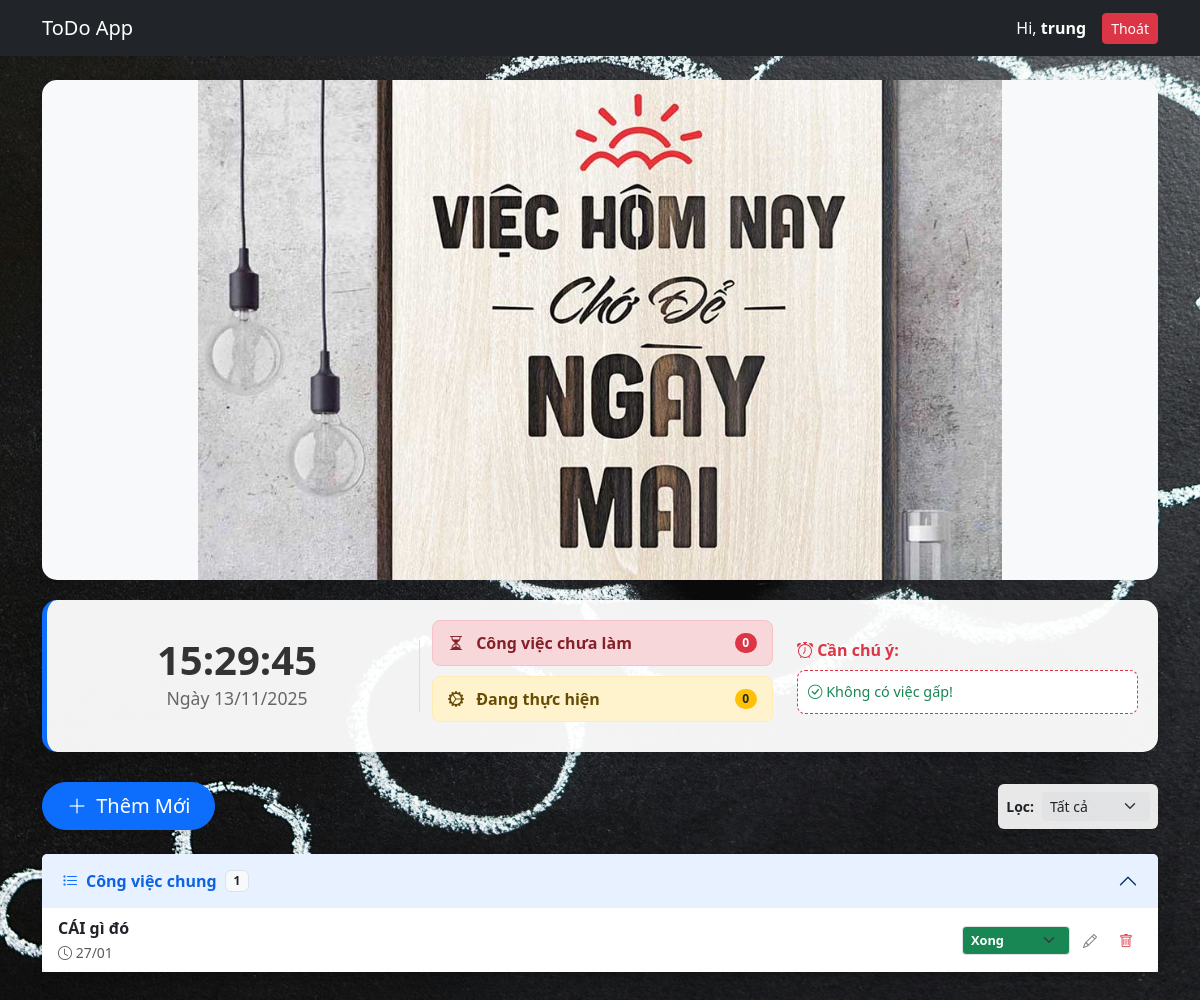
The app's page /menu.php (signed in), older data.
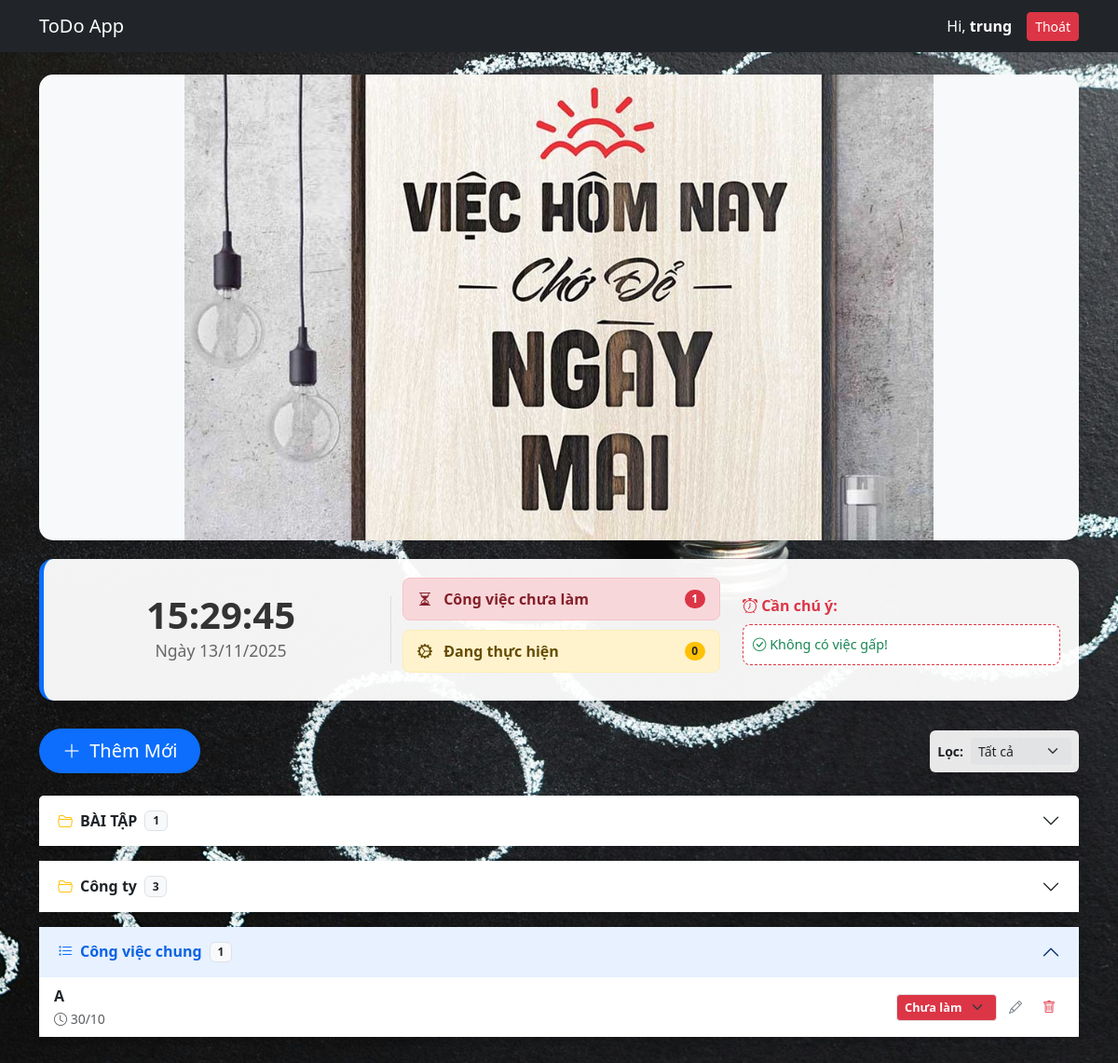
The same page, newer data.
### tables this page shows
CREATE TABLE `tasks` (
  `id` int NOT NULL,
  `user_id` int NOT NULL,
  `title` varchar(255) NOT NULL,
  `description` text,
  `due_date` date DEFAULT NULL,
  `status` enum('pending','in_progress','completed') NOT NULL DEFAULT 'pending',
  `created_at` timestamp NULL DEFAULT CURRENT_TIMESTAMP,
  `group_id` int DEFAULT NULL
);

CREATE TABLE `task_groups` (
  `id` int NOT NULL,
  `user_id` int NOT NULL,
  `name` varchar(100) NOT NULL,
  `created_at` timestamp NULL DEFAULT CURRENT_TIMESTAMP
);

### includes/check.php (called while the page is built, shortened)
<?php
$current_username = $_SESSION['username'];
?>

### menu.php (the view, shortened to what this page needs)
<?php
require_once 'includes/check.php';
require_once 'config/db.php';
$stmt_groups = $pdo->prepare("SELECT * FROM task_groups WHERE user_id = :uid ORDER BY created_at DESC");
$stmt_groups->execute(['uid' => $current_user_id]);
$groups = $stmt_groups->fetchAll();
$sort = $_GET['sort'] ?? 'due_date';
$filter_status = $_GET['filter_status'] ?? 'all';
$sql = "SELECT tasks.*, task_groups.name as group_name
        FROM tasks
        LEFT JOIN task_groups ON tasks.group_id = task_groups.id
        WHERE tasks.user_id = :user_id";
$params = ['user_id' => $current_user_id];
$sql .= " ORDER BY $sort ASC";
$stmt = $pdo->prepare($sql);
$stmt->execute($params);
$all_tasks = $stmt->fetchAll();
$count_pending = 0;
$count_in_progress = 0;
$urgent_tasks = [];
$tasks_by_group = [];
$tasks_uncategorized = [];
foreach ($all_tasks as $task) {
    if ($task['group_id']) {
        $tasks_by_group[$task['group_id']][] = $task;
    } else {
        $tasks_uncategorized[] = $task;
    }
    if ($task['status'] == 'pending') {
        $count_pending++;
    } elseif ($task['status'] == 'in_progress') {
        $count_in_progress++;
    }
}
?>
<!DOCTYPE html>
<html lang="vi">
<head>
    <link href="https://cdn.jsdelivr.net/npm/bootstrap@5.3.3/dist/css/bootstrap.min.css" rel="stylesheet">
    <link rel="stylesheet" href="https://cdn.jsdelivr.net/npm/bootstrap-icons@1.11.3/font/bootstrap-icons.css">
</head>
<body class="bg-light" onload="startTime()">
<nav class="navbar navbar-expand-lg navbar-dark bg-dark shadow-sm sticky-top">
    <div class="container">
        <a class="navbar-brand" href="menu.php">ToDo App</a>
        <div class="d-flex align-items-center">
            <span class="navbar-text me-3 text-white d-none d-sm-block">
                Hi, <strong><?= htmlspecialchars($current_username) ?></strong>
            </span>
            <a class="btn btn-sm btn-danger" href="logout.php">Thoát</a>
        </div>
    </div>
</nav>
<div class="container mt-4">
   <div class="top-banner-image">
        <img src="assets/A1.jpg" alt="Banner Poster">
    </div>
    <div class="dashboard-banner">
        <div class="row align-items-center">
            <div class="col-md-4 clock-box">
                <div id="clock" class="time-text">--:--:--</div>
                <div id="date" class="date-text">Đang tải...</div>
            </div>
            <div class="col-md-4">
                <div class="status-bar bar-pending">
                    <span><i class="bi bi-hourglass-split me-2"></i> Công việc chưa làm</span>
                    <span class="badge bg-danger rounded-pill"><?= $count_pending ?></span>
                </div>
                <div class="status-bar bar-progress">
                    <span><i class="bi bi-gear-wide-connected me-2"></i> Đang thực hiện</span>
                    <span class="badge bg-warning text-dark rounded-pill"><?= $count_in_progress ?></span>
                </div>
            </div>
            <div class="col-md-4">
                <div class="fw-bold mb-2 text-danger"><i class="bi bi-alarm"></i> Cần chú ý:</div>
                <div class="urgent-box">
                    <?php if (empty($urgent_tasks)): ?>
                        <span class="text-success"><i class="bi bi-check-circle"></i> Không có việc gấp!</span>
                    <?php else: ?>
                        <?php foreach ($urgent_tasks as $msg): ?>
                            <span class="urgent-item"><i class="bi bi-exclamation-circle-fill"></i> <?= htmlspecialchars($msg) ?></span>
                        <?php endforeach; ?>
                    <?php endif; ?>
                </div>
            </div>
        </div>
    </div>
    <div class="row align-items-center mb-4">
        <div class="col-md-6 text-md-start text-center mb-3 mb-md-0">
            <button type="button" class="btn btn-primary btn-lg shadow-sm px-4 rounded-pill" data-bs-toggle="modal" data-bs-target="#addTaskModal">
                <i class="bi bi-plus-lg me-1"></i> Thêm Mới
            </button>
        </div>
        <div class="col-md-6 d-flex justify-content-md-end justify-content-center">
            <form method="GET" action="menu.php" class="d-flex gap-2 align-items-center bg-white p-2 rounded shadow-sm" style="opacity: 0.9;">
                <label class="small fw-bold">Lọc:</label>
                <select name="filter_status" class="form-select form-select-sm border-0 bg-light" onchange="this.form.submit()">
                    <option value="all" <?= $filter_status == 'all' ? 'selected' : '' ?>>Tất cả</option>
                </select>
            </form>
        </div>
    </div>
    <div class="accordion pb-5" id="taskAccordion">
        <?php foreach ($groups as $group): ?>
            <?php
                $g_id = $group['id'];
                $tasks_in_group = $tasks_by_group[$g_id] ?? [];
                $count = count($tasks_in_group);
            ?>
            <div class="accordion-item mb-3 shadow-sm">
                <h2 class="accordion-header">
                    <button class="accordion-button collapsed fw-bold" type="button" data-bs-toggle="collapse" data-bs-target="#collapse<?= $g_id ?>">
                        <i class="bi bi-folder2-open me-2 text-warning"></i> <?= htmlspecialchars($group['name']) ?>
                        <span class="badge bg-light text-dark ms-2 border"><?= $count ?></span>
                    </button>
                </h2>
                        <?php if (empty($tasks_in_group)): ?>
                            <div class="p-3 text-center text-muted small">Trống</div>
                        <?php else: ?>
                            <?php renderTasks($tasks_in_group); ?>
                        <?php endif; ?>
            </div>
        <?php endforeach; ?>
        <?php if (!empty($tasks_uncategorized)): ?>
            <div class="accordion-item mb-3 shadow-sm">
                <h2 class="accordion-header">
                    <button class="accordion-button fw-bold" type="button" data-bs-toggle="collapse" data-bs-target="#collapseUncat">
                        <i class="bi bi-list-task me-2 text-primary"></i> Công việc chung
                        <span class="badge bg-light text-dark ms-2 border"><?= count($tasks_uncategorized) ?></span>
                    </button>
                </h2>
                <div id="collapseUncat" class="accordion-collapse collapse show" data-bs-parent="#taskAccordion">
                    <div class="accordion-body p-0">
                        <?php renderTasks($tasks_uncategorized); ?>
                    </div>
                </div>
            </div>
        <?php endif; ?>
    </div>
</div>
<?php function renderTasks($list) { ?>
    <div class="list-group list-group-flush">
        <?php foreach ($list as $task): ?>
            <?php
            $bg = '';
            if ($task['status'] == 'pending') $bg = 'text-bg-danger';
            elseif ($task['status'] == 'in_progress') $bg = 'text-bg-warning';
            elseif ($task['status'] == 'completed') $bg = 'text-bg-success';
            ?>
            <div class="list-group-item">
                <div class="d-flex justify-content-between align-items-center">
                    <div class="text-truncate pe-2">
                        <div class="fw-bold"><?= htmlspecialchars($task['title']) ?></div>
                        <?php if($task['due_date']): ?>
                            <small class="text-muted"><i class="bi bi-clock"></i> <?= date('d/m', strtotime($task['due_date'])) ?></small>
                        <?php endif; ?>
                    </div>
                    <div class="d-flex align-items-center gap-1">
                        <form action="chucnang/CRUD.php" method="POST">
                            <select name="status" class="form-select form-select-sm <?= $bg ?>" style="width:auto; font-size:0.8rem; font-weight:bold;" onchange="this.form.submit()">
                                <option value="pending" style="background:white;color:black" <?= $task['status']=='pending'?'selected':'' ?>>Chưa làm</option>
                                <option value="completed" style="background:white;color:black" <?= $task['status']=='completed'?'selected':'' ?>>Xong</option>
                            </select>
                        </form>
                        <button class="btn btn-sm btn-link text-secondary" data-bs-toggle="modal" data-bs-target="#editTaskModal<?= $task['id'] ?>">
                            <i class="bi bi-pencil"></i>
                        </button>
                        <form action="chucnang/CRUD.php" method="POST" onsubmit="return confirm('Xóa?');">
                            <button class="btn btn-sm btn-link text-danger"><i class="bi bi-trash"></i></button>
                        </form>
                    </div>
                </div>
            </div>
        <?php endforeach; ?>
    </div>
<?php } ?>
</body>
</html>

### menu.php (style rules this page uses)
body { background-image: url('assets/BK.jpg'); background-size: cover; background-repeat: no-repeat; background-attachment: fixed; background-position: center center; }
.card, .modal-content, .list-group-item, .accordion-item { background-color: rgba(255, 255, 255, 0.9) !important; backdrop-filter: blur(5px); border: none; box-shadow: 0 4px 6px rgba(0,0,0,0.1); }
.accordion-button:not(.collapsed) { background-color: #e7f1ff; color: #0c63e4; box-shadow: none; }
.top-banner-image { width: 100%; height: 500px; border-radius: 15px; overflow: hidden; margin-bottom: 20px; box-shadow: 0 4px 8px rgba(0,0,0,0.1); background-color: #f8f9fa; text-align: center; }
.top-banner-image img { height: 100%; width: auto; max-width: 100%; object-fit: contain; }
.dashboard-banner { background-color: rgba(255, 255, 255, 0.95); border-radius: 15px; padding: 20px; margin-bottom: 30px; box-shadow: 0 8px 16px rgba(0,0,0,0.15); border-left: 5px solid #0d6efd; }
.clock-box { font-family: 'Segoe UI', Tahoma, Geneva, Verdana, sans-serif; text-align: center; border-right: 1px solid #ddd; }
.time-text { font-size: 2.5rem; font-weight: bold; color: #333; line-height: 1; }
.date-text { font-size: 1.1rem; color: #666; margin-top: 5px; }
.status-bar { padding: 10px 15px; border-radius: 8px; margin-bottom: 10px; font-weight: 600; display: flex; justify-content: space-between; align-items: center; }
.bar-pending { background-color: #f8d7da; color: #842029; border: 1px solid #f5c2c7; }
.bar-progress { background-color: #fff3cd; color: #664d03; border: 1px solid #ffecb5; }
.urgent-box { background-color: #fff; border: 1px dashed #dc3545; border-radius: 8px; padding: 10px; font-size: 0.9rem; max-height: 100px; overflow-y: auto; }

Row changes from the older to the newer data that the page shows:
no longer on this page (row edited): tasks: title "CÁI gì đó", due_date "27/01", status "Xong"
added task_groups: name "BÀI TẬP", id "1"
added task_groups: name "Công ty", id "3"
added tasks: title "A", due_date "30/10", status "Chưa làm"
Text that changed along with them:
$count_pending: "0" → "1"
